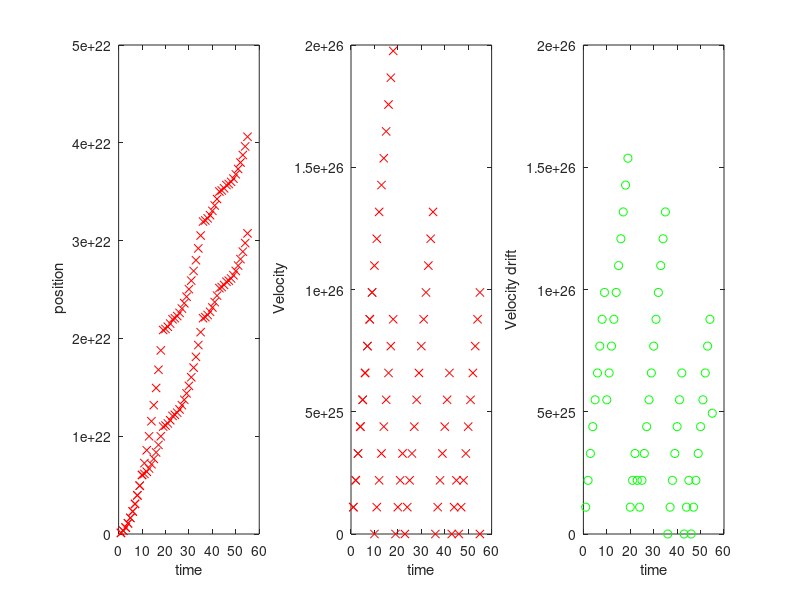

The MATLAB script that drew this image: (Note: this script raises an error after producing the figure.)
%inital position and velocity set to 0
x = zeros(2,1);
v = zeros(2,1);
tm = zeros(2,1);
vd = 0;
dt=1E-5;

%charge of an electron in coulombs
q = 1.60*10^-19;
m = 9.10938215e-31;

f=1;
a= f/m;

for (t = 1:10000)
tm(:,1)=t;
v = v + dt*a;
x = x + dt*v;

v(rand(2,1) < 0.05) =0;

vt = v;

vd = mean(vt);



 if(rand<0.05)
     v=0;
 end

subplot(1,3,1)
plot(t,x,'xr'); hold on
xlabel('time');
ylabel(' position');
subplot(1,3,2);
plot(t,v,'xr'); hold on
xlabel('time');
ylabel(' Velocity');
subplot(1,3,3); 
plot(t,vd,'og'); hold on
xlabel('time');
ylabel('Velocity drift');
pause(0.01)

end


